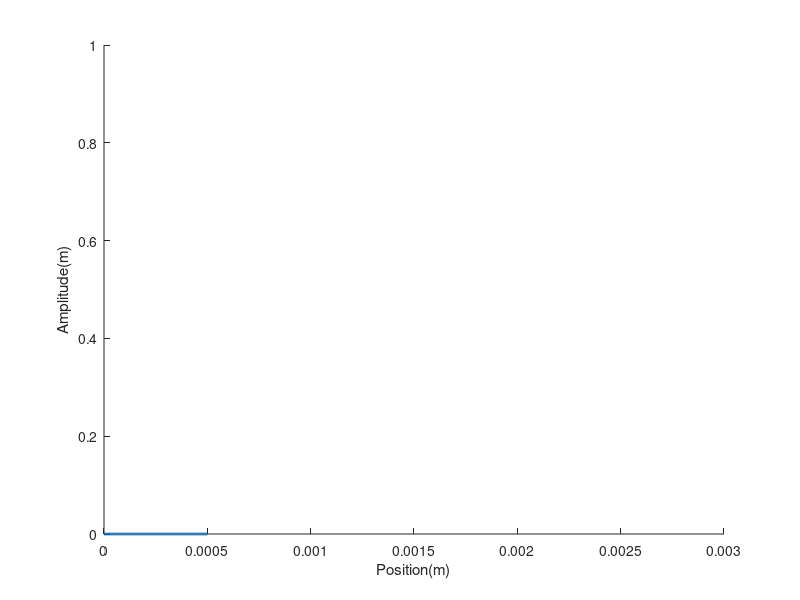

This chart was generated by the following MATLAB code: (Note: this script raises an error after producing the figure.)
clear,clc

t = 0; j = 1;  
c =3e8;     % light speed
dx = 6e-7;  dt = 2e-15;           
L0 = 5e-4;
x = 0:dx:L0;
sigma = 3e-5/2.35482;  %FWHM = 2.35482*sigma = 30nm
y0 = exp(-(x-L0/2).^2/(2*sigma^2));  %Gaussian = a*exp(-(x-avg)^2/(2*sigma^2))                    
y = zeros(1,length(x));


hf_advec = figure('Name','Advection');    
hold on
hplot = plot(x,y,'LineWidth',2);
% plot(x,y+0.5,'black--')

xlabel('Position(m)');ylabel('Amplitude(m)');
i = 2:length(y);
axis([min(x) 3e-3 0 1])   %==== Inital axis

tic
while ishandle(hf_advec) && t <= 1e-11
    t = j*dt;
    
    if j> length(y0/2)
        % moving x-axis
        x(1) = []; x = [x x(length(x)) + dx];
        y(i-1) = y(i);y(length(y)) = 0;
    end
    y = advection1D(y,dx,dt,c,j,y0);
    j = j+1;
    if mod(j,1) == 0   
        set(hplot,'YData',y);
        set(hplot,'XData',x);
        titlestr = sprintf('time(s):%s',t);
        title(titlestr,'FontName','Arial','FontSize',10)
%        axis([min(x) max(x) 0 1])   %======= fixing axis on x line
        drawnow
    end
                 
end
toc

function [newY] = advection1D(oldY,dx,dt,c,j,y0)
% space backward difference 
    n = length(oldY);
    i = 2:n-1;
    if j<= length(y0)
        newY(1) = y0(j);
    else
        newY(1) = 0;
    end
    newY(n) = oldY(n) - (dt/dx)*c*(oldY(n)-oldY(n-1));
    newY(i) = oldY(i) - (dt/dx)*c*(oldY(i)-oldY(i-1));      
end




